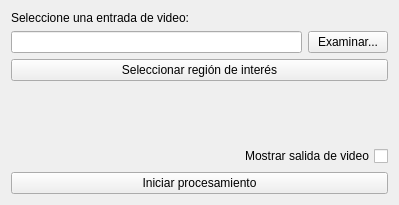
<?xml version="1.0" encoding="UTF-8"?>
<ui version="4.0">
 <class>MainWindow</class>
 <widget class="QMainWindow" name="MainWindow">
  <property name="geometry">
   <rect>
    <x>0</x>
    <y>0</y>
    <width>399</width>
    <height>205</height>
   </rect>
  </property>
  <property name="windowTitle">
   <string>MainWindow</string>
  </property>
  <widget class="QWidget" name="centralWidget">
   <layout class="QVBoxLayout" name="verticalLayout_2">
    <item>
     <widget class="QLabel" name="lblEntrada">
      <property name="text">
       <string>Seleccione una entrada de video:</string>
      </property>
     </widget>
    </item>
    <item>
     <layout class="QHBoxLayout" name="hlFile">
      <item>
       <widget class="QLineEdit" name="lnePath"/>
      </item>
      <item>
       <widget class="QPushButton" name="pbExaminar">
        <property name="text">
         <string>Examinar...</string>
        </property>
       </widget>
      </item>
     </layout>
    </item>
    <item>
     <widget class="QPushButton" name="pbSetROI">
      <property name="text">
       <string>Seleccionar región de interés</string>
      </property>
     </widget>
    </item>
    <item>
     <spacer name="verticalSpacer">
      <property name="orientation">
       <enum>Qt::Vertical</enum>
      </property>
      <property name="sizeHint" stdset="0">
       <size>
        <width>20</width>
        <height>40</height>
       </size>
      </property>
     </spacer>
    </item>
    <item>
     <widget class="QCheckBox" name="cbxOutput">
      <property name="layoutDirection">
       <enum>Qt::RightToLeft</enum>
      </property>
      <property name="text">
       <string>Mostrar salida de video</string>
      </property>
     </widget>
    </item>
    <item>
     <widget class="QPushButton" name="pbProcess">
      <property name="text">
       <string>Iniciar procesamiento</string>
      </property>
     </widget>
    </item>
   </layout>
  </widget>
 </widget>
 <layoutdefault spacing="6" margin="11"/>
 <resources/>
 <connections/>
</ui>
